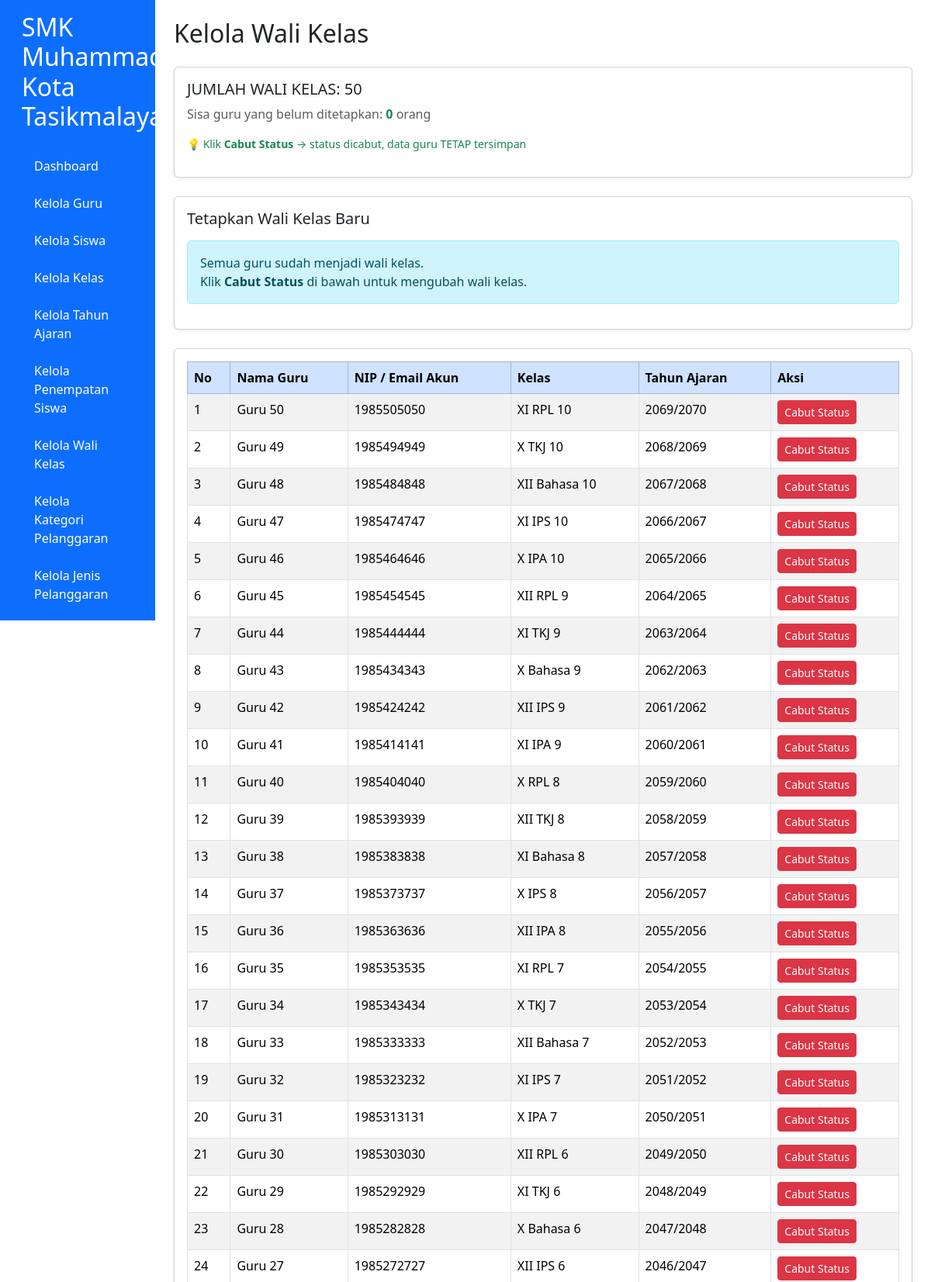
The app's page /kelola_wali_kelas.php (signed in, upper part) with its own data.
### tables this page shows
CREATE TABLE `t_wali_kelas` (
  `id` int(11) NOT NULL,
  `tahun_ajaran_id` int(11) DEFAULT NULL,
  `kelas_id` int(11) DEFAULT NULL,
  `guru_id` int(11) DEFAULT NULL,
  `tanggal_mulai` date NOT NULL,
  `tanggal_selesai` date NOT NULL,
  `status_aktif` int(11) NOT NULL,
  `created_at` timestamp NOT NULL DEFAULT current_timestamp(),
  `updated_at` timestamp NOT NULL DEFAULT current_timestamp()
);

CREATE TABLE `t_guru` (
  `id` int(11) NOT NULL,
  `nip` varchar(30) NOT NULL,
  `nama` varchar(150) DEFAULT NULL,
  `email` varchar(150) NOT NULL,
  `status_aktif` tinyint(1) NOT NULL,
  `user_id` int(11) NOT NULL,
  `created_at` timestamp NOT NULL DEFAULT current_timestamp(),
  `updated-at` timestamp NOT NULL DEFAULT current_timestamp()
);

CREATE TABLE `t_kelas` (
  `id` int(11) NOT NULL,
  `nama` varchar(100) DEFAULT NULL,
  `tingkat` varchar(20) NOT NULL,
  `jurusan` varchar(100) NOT NULL,
  `status_aktif` tinyint(1) NOT NULL,
  `created_at` timestamp NOT NULL DEFAULT current_timestamp(),
  `updated_at` datetime DEFAULT NULL,
  `update_at` timestamp NOT NULL DEFAULT current_timestamp()
);

CREATE TABLE `t_tahun_ajaran` (
  `id` int(11) NOT NULL,
  `nama` varchar(20) DEFAULT NULL,
  `tanggal_mulai` date NOT NULL,
  `tanggal_selesai` date NOT NULL,
  `status_aktif` tinyint(1) NOT NULL,
  `created_at` timestamp NOT NULL DEFAULT current_timestamp(),
  `updated_at` timestamp NOT NULL DEFAULT current_timestamp()
);

### kelola_wali_kelas.php (the view, shortened to what this page needs)
<?php
require_once "config.php";
$query_total = mysqli_query($conn, "SELECT COUNT(*) AS total FROM t_wali_kelas");
$total = ($query_total) ? mysqli_fetch_assoc($query_total)['total'] : 0;
$result = mysqli_query($conn, "
    SELECT wk.*, g.nama AS nama_guru, g.nip, k.nama AS nama_kelas, ta.nama AS nama_tahun_ajaran
    FROM t_wali_kelas wk
    LEFT JOIN t_guru g ON wk.guru_id = g.id
    LEFT JOIN t_kelas k ON wk.kelas_id = k.id
    LEFT JOIN t_tahun_ajaran ta ON wk.tahun_ajaran_id = ta.id
    ORDER BY wk.id DESC
");
$guru_list = mysqli_query($conn, "
    SELECT id, nama, nip
    FROM t_guru
    WHERE id NOT IN (
        SELECT DISTINCT guru_id
        FROM t_wali_kelas
        WHERE guru_id IS NOT NULL
    )
    ORDER BY nama
");
$sisa_guru = ($guru_list) ? mysqli_num_rows($guru_list) : 0;
?>
<!DOCTYPE html>
<html lang="id">
<head>
    <link href="https://cdn.jsdelivr.net/npm/bootstrap@5.3.8/dist/css/bootstrap.min.css" rel="stylesheet">
</head>
<body>
<div class="container-fluid">
<div class="row">
<?php include "menu.php"; ?>
<main class="col-md-9 col-lg-10 p-4">
    <h2 class="mb-4">Kelola Wali Kelas</h2>
    <div class="card mb-4 shadow-sm">
        <div class="card-body">
            <h5>JUMLAH WALI KELAS: <?= $total ?></h5>
            <p class="text-muted">Sisa guru yang belum ditetapkan: <strong class="text-success"><?= $sisa_guru ?></strong> orang</p>
            <p class="text-success small">💡 Klik <b>Cabut Status</b> → status dicabut, data guru TETAP tersimpan</p>
        </div>
    </div>
    <div class="card mb-4 shadow-sm">
        <div class="card-body">
            <h5 class="mb-3">Tetapkan Wali Kelas Baru</h5>
            <?php if ($sisa_guru == 0): ?>
                <div class="alert alert-info">
                    Semua guru sudah menjadi wali kelas.<br>
                    Klik <b>Cabut Status</b> di bawah untuk mengubah wali kelas.
                </div>
            <?php endif; ?>
        </div>
    </div>
    <div class="card shadow-sm">
        <div class="card-body">
            <div class="table-responsive">
                <table class="table table-bordered table-striped table-hover">
                    <thead class="table-primary">
                        <tr>
                            <th>No</th>
                            <th>Nama Guru</th>
                            <th>NIP / Email Akun</th>
                            <th>Kelas</th>
                            <th>Tahun Ajaran</th>
                            <th>Aksi</th>
                        </tr>
                    </thead>
                    <tbody>
                    <?php if ($result && mysqli_num_rows($result) > 0): ?>
                        <?php $no = 1; while ($row = mysqli_fetch_assoc($result)): ?>
                        <tr>
                            <td><?= $no++ ?></td>
                            <td><?= htmlspecialchars($row['nama_guru'] ?? '-') ?></td>
                            <td><?= htmlspecialchars($row['nip'] ?? '-') ?></td>
                            <td><?= htmlspecialchars($row['nama_kelas'] ?? '-') ?></td>
                            <td><?= htmlspecialchars($row['nama_tahun_ajaran'] ?? '-') ?></td>
                            <td>
                                <a href="?hapus=<?= $row['id'] ?>" class="btn btn-sm btn-danger"
                                   onclick="return confirm('Mencabut status wali kelas — Guru TIDAK dihapus. Lanjutkan?')">
                                    Cabut Status
                                </a>
                            </td>
                        </tr>
                        <?php endwhile; ?>
                    <?php else: ?>
                        <tr><td colspan="6" class="text-center">Belum ada data wali kelas.</td></tr>
                    <?php endif; ?>
                    </tbody>
                </table>
            </div>
        </div>
    </div>
</main>
</div>
</div>
</body>
</html>

### records on screen
t_wali_kelas: guru.nama "Guru 50", guru.nip "1985505050", kelas.nama "XI RPL 10", tahun_ajaran.nama "2069/2070"
t_wali_kelas: guru.nama "Guru 49", guru.nip "1985494949", kelas.nama "X TKJ 10", tahun_ajaran.nama "2068/2069"
t_wali_kelas: guru.nama "Guru 48", guru.nip "1985484848", kelas.nama "XII Bahasa 10", tahun_ajaran.nama "2067/2068"
t_wali_kelas: guru.nama "Guru 47", guru.nip "1985474747", kelas.nama "XI IPS 10", tahun_ajaran.nama "2066/2067"
t_wali_kelas: guru.nama "Guru 46", guru.nip "1985464646", kelas.nama "X IPA 10", tahun_ajaran.nama "2065/2066"
t_wali_kelas: guru.nama "Guru 45", guru.nip "1985454545", kelas.nama "XII RPL 9", tahun_ajaran.nama "2064/2065"
t_wali_kelas: guru.nama "Guru 44", guru.nip "1985444444", kelas.nama "XI TKJ 9", tahun_ajaran.nama "2063/2064"
t_wali_kelas: guru.nama "Guru 43", guru.nip "1985434343", kelas.nama "X Bahasa 9", tahun_ajaran.nama "2062/2063"
t_wali_kelas: guru.nama "Guru 42", guru.nip "1985424242", kelas.nama "XII IPS 9", tahun_ajaran.nama "2061/2062"
t_wali_kelas: guru.nama "Guru 41", guru.nip "1985414141", kelas.nama "XI IPA 9", tahun_ajaran.nama "2060/2061"
t_wali_kelas: guru.nama "Guru 40", guru.nip "1985404040", kelas.nama "X RPL 8", tahun_ajaran.nama "2059/2060"
t_wali_kelas: guru.nama "Guru 39", guru.nip "1985393939", kelas.nama "XII TKJ 8", tahun_ajaran.nama "2058/2059"
t_wali_kelas: guru.nama "Guru 38", guru.nip "1985383838", kelas.nama "XI Bahasa 8", tahun_ajaran.nama "2057/2058"
t_wali_kelas: guru.nama "Guru 37", guru.nip "1985373737", kelas.nama "X IPS 8", tahun_ajaran.nama "2056/2057"
t_wali_kelas: guru.nama "Guru 36", guru.nip "1985363636", kelas.nama "XII IPA 8", tahun_ajaran.nama "2055/2056"
t_wali_kelas: guru.nama "Guru 35", guru.nip "1985353535", kelas.nama "XI RPL 7", tahun_ajaran.nama "2054/2055"
t_wali_kelas: guru.nama "Guru 34", guru.nip "1985343434", kelas.nama "X TKJ 7", tahun_ajaran.nama "2053/2054"
t_wali_kelas: guru.nama "Guru 33", guru.nip "1985333333", kelas.nama "XII Bahasa 7", tahun_ajaran.nama "2052/2053"
t_wali_kelas: guru.nama "Guru 32", guru.nip "1985323232", kelas.nama "XI IPS 7", tahun_ajaran.nama "2051/2052"
t_wali_kelas: guru.nama "Guru 31", guru.nip "1985313131", kelas.nama "X IPA 7", tahun_ajaran.nama "2050/2051"
t_wali_kelas: guru.nama "Guru 30", guru.nip "1985303030", kelas.nama "XII RPL 6", tahun_ajaran.nama "2049/2050"
t_wali_kelas: guru.nama "Guru 29", guru.nip "1985292929", kelas.nama "XI TKJ 6", tahun_ajaran.nama "2048/2049"
t_wali_kelas: guru.nama "Guru 28", guru.nip "1985282828", kelas.nama "X Bahasa 6", tahun_ajaran.nama "2047/2048"
t_wali_kelas: guru.nama "Guru 27", guru.nip "1985272727", kelas.nama "XII IPS 6", tahun_ajaran.nama "2046/2047"

### other values on screen
$total "50"
$sisa_guru "0"
